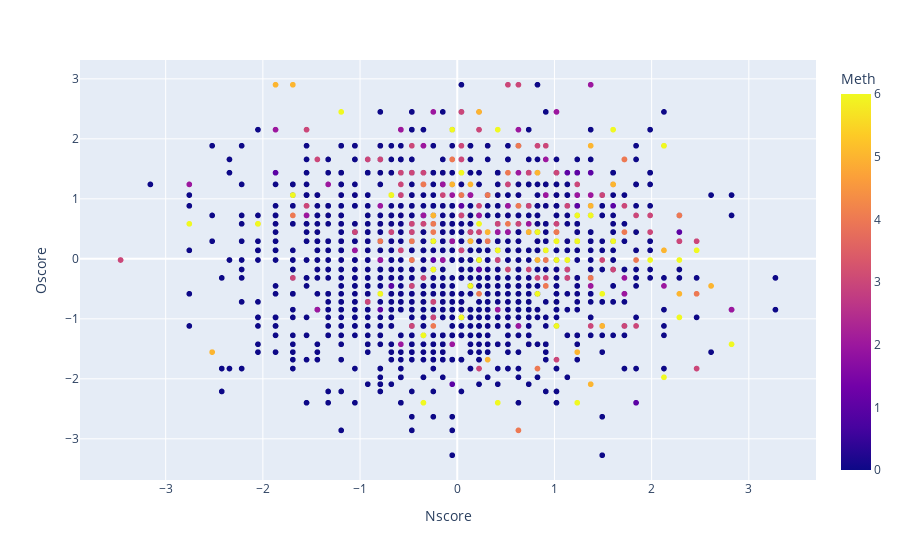

The notebook cell saved with this chart:
### Code cell
fig_scatter = px.scatter(df, x = "Nscore", y = "Oscore", 
                       # size = 'Meth', 
                        color = "Meth",
                       #  hover_data = ["grade"],
                         size_max=15)
fig_scatter.show()

### Figure 1 — Plotly figure (JSON) as saved in the notebook; plotly's stock layout.template omitted (floating-point values rounded to 4 significant figures; data arrays with more than 128 entries replaced by an {"elided": "..."} marker saying what was removed)
{"data": [{"hovertemplate": "Nscore=%{x}<br>Oscore=%{y}<br>Meth=%{marker.color}<extra></extra>", "legendgroup": "", "marker": {"color": {"elided": "1877 int values"}, "coloraxis": "coloraxis", "symbol": "circle"}, "mode": "markers", "name": "", "showlegend": false, "type": "scattergl", "x": {"elided": "1877 float values"}, "xaxis": "x", "y": {"elided": "1877 float values"}, "yaxis": "y"}], "layout": {"autosize": true, "coloraxis": {"colorbar": {"title": {"text": "Meth"}}, "colorscale": [[0, "#0d0887"], [0.1111, "#46039f"], [0.2222, "#7201a8"], [0.3333, "#9c179e"], [0.4444, "#bd3786"], [0.5556, "#d8576b"], [0.6667, "#ed7953"], [0.7778, "#fb9f3a"], [0.8889, "#fdca26"], [1, "#f0f921"]]}, "legend": {"tracegroupgap": 0}, "margin": {"t": 60}, "xaxis": {"anchor": "y", "autorange": true, "domain": [0, 1], "range": [-3.897, 3.707], "title": {"text": "Nscore"}, "type": "linear"}, "yaxis": {"anchor": "x", "autorange": true, "domain": [0, 1], "range": [-3.712, 3.339], "title": {"text": "Oscore"}, "type": "linear"}}}
